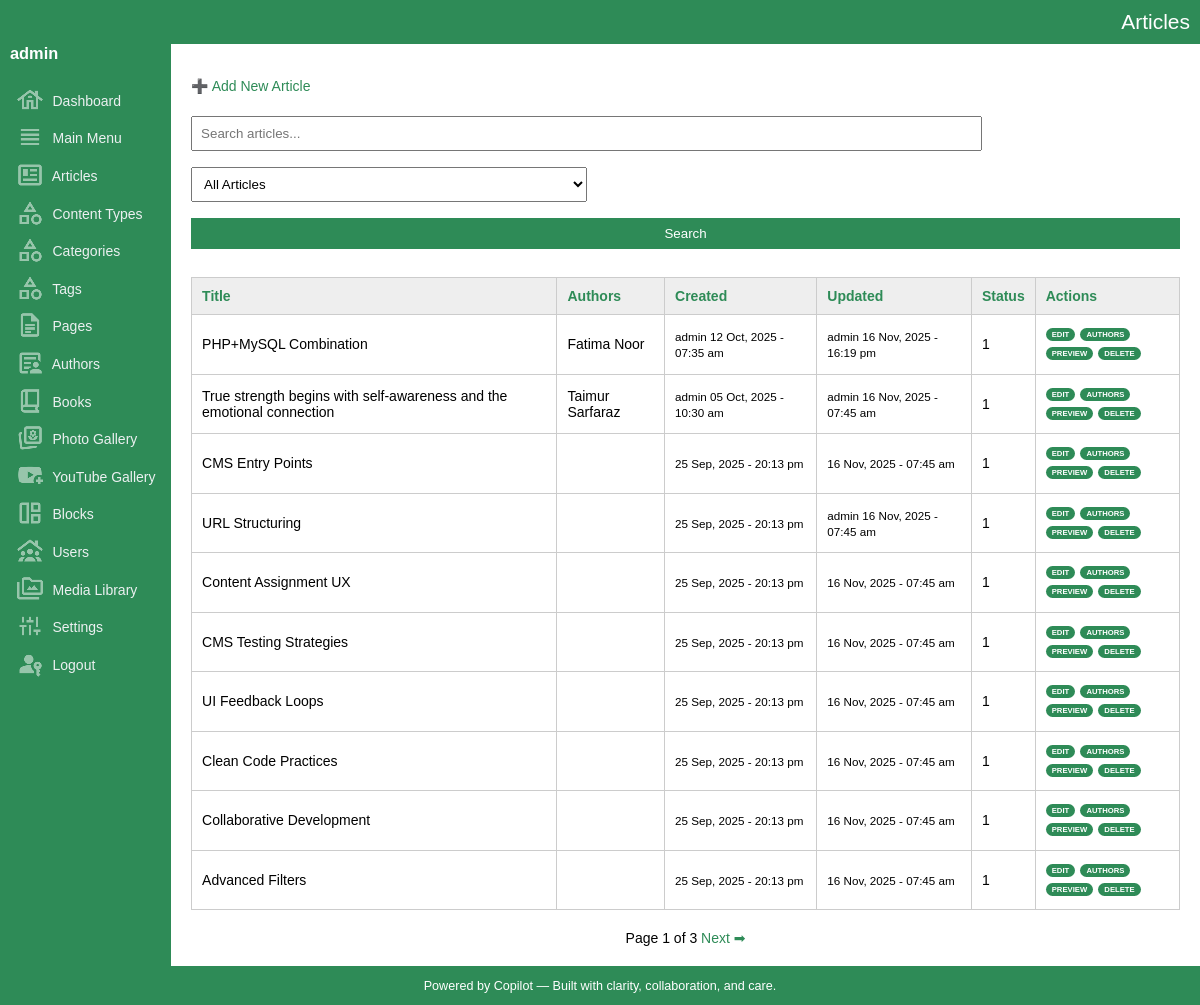
The page /admin/articles/list.php (signed in) on the database as committed earlier.
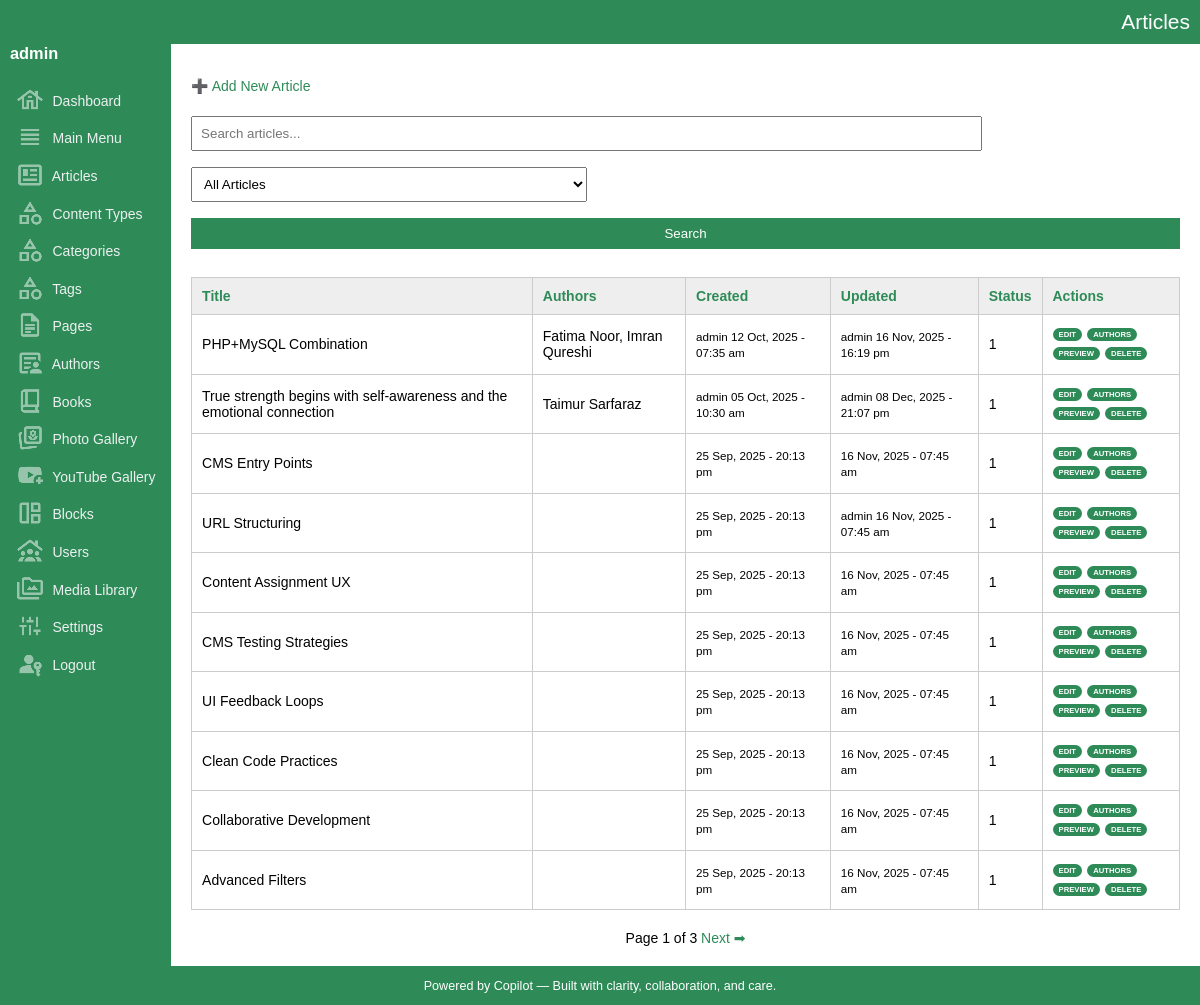
The same page on the database as committed later.
### tables this page shows
CREATE TABLE IF NOT EXISTS `articles` (
  `key_articles` int(10) UNSIGNED NOT NULL AUTO_INCREMENT,
  `key_media_banner` int(10) UNSIGNED DEFAULT '0',
  `document_code` varchar(50) NOT NULL DEFAULT '',
  `title` varchar(300) NOT NULL DEFAULT '',
  `title_sub` varchar(300) NOT NULL DEFAULT '',
  `article_snippet` varchar(1000) NOT NULL DEFAULT '',
  `article_content` mediumtext NOT NULL,
  `content_type` varchar(300) NOT NULL DEFAULT '',
  `book_indent_level` tinyint(4) NOT NULL DEFAULT '0',
  `url` varchar(200) NOT NULL DEFAULT '',
  `banner_image_url` varchar(2000) DEFAULT '',
  `sort` smallint(6) NOT NULL DEFAULT '0',
  `entry_date_time` datetime NOT NULL DEFAULT CURRENT_TIMESTAMP,
  `update_date_time` datetime NOT NULL DEFAULT CURRENT_TIMESTAMP ON UPDATE CURRENT_TIMESTAMP,
  `created_by` int(10) UNSIGNED DEFAULT NULL,
  `updated_by` int(10) UNSIGNED DEFAULT NULL,
  `is_featured` tinyint(1) NOT NULL DEFAULT '0',
  `show_on_home` tinyint(1) NOT NULL DEFAULT '1',
  `is_active` tinyint(1) DEFAULT '1',
  PRIMARY KEY (`key_articles`),
  KEY `fk_articles_media` (`key_media_banner`),
  KEY `entry_date_time` (`entry_date_time`),
  KEY `update_date_time` (`update_date_time`),
  KEY `is_active` (`is_active`),
  KEY `is_featured` (`is_featured`),
  KEY `document_code` (`document_code`)
);

CREATE TABLE IF NOT EXISTS `users` (
  `key_user` int(10) UNSIGNED NOT NULL AUTO_INCREMENT,
  `key_media_banner` int(10) UNSIGNED NOT NULL,
  `name` varchar(200) NOT NULL DEFAULT '',
  `username` varchar(100) NOT NULL,
  `password_hash` varchar(255) NOT NULL,
  `email` varchar(200) DEFAULT NULL,
  `role` enum('admin','editor','viewer') DEFAULT 'viewer',
  `is_active` tinyint(1) DEFAULT '1',
  `entry_date_time` datetime DEFAULT CURRENT_TIMESTAMP,
  `update_date_time` datetime DEFAULT CURRENT_TIMESTAMP ON UPDATE CURRENT_TIMESTAMP,
  `phone` varchar(20) DEFAULT NULL,
  `address` text,
  `city` varchar(100) DEFAULT NULL,
  `state` varchar(100) DEFAULT NULL,
  `country` varchar(100) DEFAULT NULL,
  `description` text,
  `url` varchar(200) DEFAULT NULL,
  `banner_image_url` varchar(2000) NOT NULL,
  PRIMARY KEY (`key_user`),
  UNIQUE KEY `username` (`username`)
);

### admin/articles/list.php (the view, shortened to what this page needs)
<?php
include_once('../../dbconnection.php');
include_once('../functions.php');
include_once('../layout.php');
?>
<?php startLayout("Articles"); ?>
<p><a href="#" onclick="openModal()">➕ Add New Article</a></p>
<form method="get">
    <input type="text" name="q" placeholder="Search articles..." value="<?= htmlspecialchars($_GET['q'] ?? '') ?>">
    <select name="filter" onchange="this.form.submit()">
        <option value="">All Articles</option>
    </select>
    <input type="submit" value="Search">
</form>
<table>
	<thead>
		<tr>
			<th><?= sortLink('Title', 'title', $_GET['sort'] ?? '', $_GET['dir'] ?? '') ?></th>
			<th>Authors</th>
			<th><?= sortLink('Created', 'entry_date_time', $_GET['sort'] ?? '', $_GET['dir'] ?? '') ?></th>
			<th><?= sortLink('Updated', 'update_date_time', $_GET['sort'] ?? '', $_GET['dir'] ?? '') ?></th>
			<th><?= sortLink('Status', 'is_active', $_GET['sort'] ?? '', $_GET['dir'] ?? '') ?></th>
			<th>Actions</th>
		</tr>
	</thead>
	<tbody>
	<?php
	$limit = 10;
	$page = isset($_GET['page']) ? max(1, intval($_GET['page'])) : 1;
	$offset = ($page - 1) * $limit;
	$q = $_GET['q'] ?? '';
	$q = $conn->real_escape_string($q);
	$sort = $_GET['sort'] ?? 'entry_date_time';
	$dir = $_GET['dir'] ?? 'desc';
	$sql = "SELECT key_articles, title, article_snippet, entry_date_time, update_date_time, is_active
			FROM articles";
	$sql .= " ORDER BY $sort $dir LIMIT $limit OFFSET $offset";
	$result = $conn->query($sql);
	while ($row = $result->fetch_assoc()) {
		$keyArticles = $row['key_articles'];
		$createdUpdated = $conn->query("SELECT
			a.key_articles,
			u1.username AS creator,
			u2.username AS updater
			FROM articles a
			LEFT JOIN users u1 ON a.created_by = u1.key_user
			LEFT JOIN users u2 ON a.updated_by = u2.key_user
			WHERE key_articles = $keyArticles")->fetch_assoc();
		$authRes = $conn->query("SELECT a.name FROM authors a JOIN article_authors aa ON a.key_authors = aa.key_authors WHERE aa.key_articles = $keyArticles");
		$authorNames = [];
		while ($a = $authRes->fetch_assoc()) {
		  $authorNames[] = $a['name'];
		}
		$authorDisplay = implode(', ', $authorNames);
		$date_created = date_format(date_create($row["entry_date_time"]), "d M, Y - H:i a");
		$date_updated = date_format(date_create($row["update_date_time"]), "d M, Y - H:i a");
		echo "<tr>
		<td>{$row['title']}</td>
		<td>" . htmlspecialchars($authorDisplay) . "</td>
		<td><small>{$createdUpdated['creator']} $date_created</small></td>
		<td><small>{$createdUpdated['updater']} $date_updated</small></td>
		<td>{$row['is_active']}</td>
		<td class='record-action-links'>
		  <a href='#' onclick='editItem({$row['key_articles']}, \"get_article.php\", [\"title\",\"title_sub\",\"article_snippet\",\"article_content\",\"url\",\"book_indent_level\",\"banner_image_url\",\"key_media_banner\",\"sort\",\"entry_date_time\",\"update_date_time\",\"is_featured\",\"show_on_home\",\"is_active\"])'>Edit</a>
		  <a href='#' onclick='openAuthorModal({$row['key_articles']},\"{$row['title']}\")'>Authors</a>
		  <a href='preview.php?id={$row['key_articles']}' target='_blank'>Preview</a>
		  <a href='delete.php?id={$row['key_articles']}' onclick='return confirm(\"Delete this article?\")'>Delete</a>
		</td>
		</tr>";
	}
	$countSql = "SELECT COUNT(*) AS total FROM articles";
	$countResult = $conn->query($countSql);
	$totalArticles = $countResult->fetch_assoc()['total'];
	$totalPages = ceil($totalArticles / $limit);
	?>
	</tbody>
</table>
<div id="pager">
	Page <?php echo $page; ?> of <?php echo $totalPages; ?>
	<?php if ($page < $totalPages): ?>
	<a href="?page=<?php echo $page + 1; ?>&q=<?php echo urlencode($q); ?>&sort=<?php echo urlencode($sort); ?>&dir=<?php echo urlencode($dir); ?>">Next ➡</a>
	<?php endif; ?>
</div>
<?php endLayout(); ?>

### admin/layout.php (shortened to what this page needs)
<?php
function startLayout($title = "Admin Panel") {
	$username = $_SESSION["username"];
	echo ('
	<!DOCTYPE html>
	<html>
	<head>
		<title>' . $title . '</title>
		<link rel="stylesheet" href="../assets/css/style.css">
	</head>
	<body>
	<header>' .
	$title
	. '</header>
	<div class="container">
		<div class="sidebar">
		<h3>' . $username. '</h3>
		<a href="../index.php"><img src="../assets/images/icon-dashboard.png" class="sidebar-icon"> Dashboard</a>
		<a href="../main_menu/list.php"><img src="../assets/images/icon-main-menu.png" class="sidebar-icon"> Main Menu</a>
		<a href="../articles/list.php"><img src="../assets/images/icon-articles.png" class="sidebar-icon"> Articles</a>
		<a href="../content_types/list.php"><img src="../assets/images/icon-categories.png" class="sidebar-icon"> Content Types</a>
		<a href="../categories/list.php"><img src="../assets/images/icon-categories.png" class="sidebar-icon"> Categories</a>
		<a href="../tags/list.php"><img src="../assets/images/icon-categories.png" class="sidebar-icon"> Tags</a>
		<a href="../pages/list.php"><img src="../assets/images/icon-pages.png" class="sidebar-icon"> Pages</a>
		<a href="../authors/list.php"><img src="../assets/images/icon-authors.png" class="sidebar-icon"> Authors</a>
		<a href="../books/list.php"><img src="../assets/images/icon-books.png" class="sidebar-icon"> Books</a>
		<a href="../photo_gallery/list.php"><img src="../assets/images/icon-photo-gallery.png" class="sidebar-icon"> Photo Gallery</a>
		<a href="../youtube_gallery/list.php"><img src="../assets/images/icon-youtube-gallery.png" class="sidebar-icon"> YouTube Gallery</a>
		<a href="../blocks/list.php"><img src="../assets/images/icon-blocks.png" class="sidebar-icon"> Blocks</a>
		<a href="../users/list.php"><img src="../assets/images/icon-users.png" class="sidebar-icon"> Users</a>
		<a href="../media_library/list.php"><img src="../assets/images/icon-media-library.png" class="sidebar-icon"> Media Library</a>
		<a href="../settings/list.php"><img src="../assets/images/icon-settings.png" class="sidebar-icon"> Settings</a>
		<a href="../users/logout.php"><img src="../assets/images/icon-logout.png" class="sidebar-icon"> Logout</a>
		</div>
		<div class="main">
	');
}
function endLayout() {
	echo ('
		</div>
		</div>
		<footer>
			Powered by Copilot &mdash; Built with clarity, collaboration, and care.
		</footer>
		</body>
		</html>
	');
}
?>

### admin/functions.php (shortened to what this page needs)
<?php
function sortLink($label, $column, $currentSort, $currentDir) {
	$newDir = ($currentSort === $column && $currentDir === 'asc') ? 'desc' : 'asc';
	$icon = '';
	$query = $_GET;
	$query['sort'] = $column;
	$query['dir'] = $newDir;
	$url = '?' . http_build_query($query);
	return "<a href=\"$url\">$label$icon</a>";
}
?>

### admin/assets/css/style.css (style rules this page uses)
body { margin:0; font-family:Arial, sans-serif; font-size:14px; }
a { color:seagreen; text-decoration:none; }
header { color:#FFF; background:seagreen; padding:10px; text-align:right; font-size:1.5em; }
.container { display:flex; background:#fff; min-height:100vh; }
.sidebar { background:seagreen; color:#fff; padding:0 10px; }
.sidebar h3 { margin:0 0 20px 0; }
.sidebar a { display:block; color:#ecf0f1; padding:0.2em 0.4em 0.2em 0.4em; border-radius:4px; }
.sidebar-icon { vertical-align:middle; display:inline-block; margin:0 5px 4px 0; opacity:.5; }
.main { flex:1; padding:20px; border-radius:20px; }
table { width:100%; border-collapse:collapse; margin-top:20px; }
table th, table td { padding:10px; border:1px solid #ccc; text-align:left; }
table th { background:#eee; color:seagreen; }
form select, form input[type="number"], #username, #password { width:40%; padding:8px; margin:8px 0; box-sizing:border-box; }
form input[type="text"], form input[type="url"], form input[type="tel"], form input[type="email"] { width:80%; padding:8px; margin:8px 0; box-sizing:border-box; }
form textarea, form input[type="submit"] { width:100%; padding:8px; margin:8px 0; box-sizing:border-box; }
form input[type="submit"] { background:seagreen; color:#fff; border:none; cursor:pointer; }
.record-action-links { text-transform:uppercase; font-size:.55em; font-weight:bold; word-spacing:3px; line-height:250%; max-width:150px; }
.record-action-links a { background-color:seagreen; color:#FFF; border-radius:30px; padding:2px 6px 2px 6px; }
#pager { margin-top:20px; text-align:center; }
footer { background:seagreen; color:#FFF; text-align:center; padding:1em; font-size:0.9em; }

Rows that differ between the two databases and show on the page:
computed for articles "PHP+MySQL Combination": authorDisplay "Fatima Noor" → "Fatima Noor, Imran Qureshi"
changed articles "True strength begins with self-awareness and the emotional connection": update_date_time "16 Nov, 2025 - 07:45 am" → "08 Dec, 2025 - 21:07 pm"
